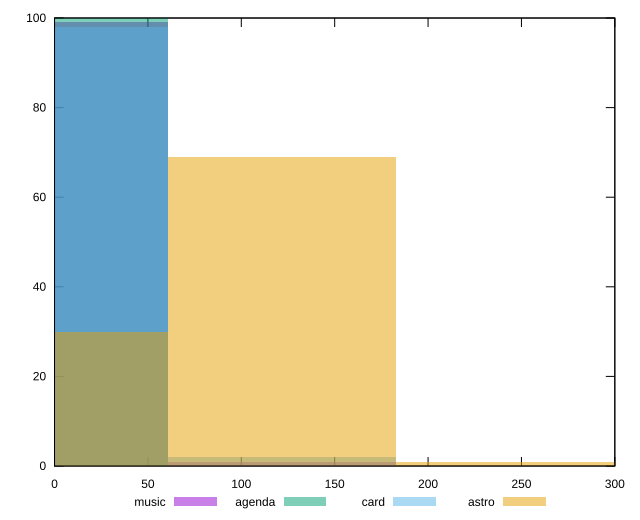

This figure's gnuplot source:
reset

$music <<EOF
122.02416132860452 1
0 99
EOF

$agenda <<EOF
0 100
EOF

$card <<EOF
122.02416132860452 2
0 98
EOF

$astro <<EOF
244.04832265720904 1
122.02416132860452 69
0 30
EOF

set key outside below
set boxwidth 122.02416132860452
set xrange [0:300]
set yrange [0:100]
set trange [0:100]
set style fill transparent solid 0.5 noborder
set terminal svg size 640, 520 enhanced background rgb 'white'
set output "reports/report_00031_2021-02-24T23-18-18.084Z/unminified-javascript/comparison/histogram/all_raw.svg"

plot $music title "music" with boxes, \
     $agenda title "agenda" with boxes, \
     $card title "card" with boxes, \
     $astro title "astro" with boxes

reset
